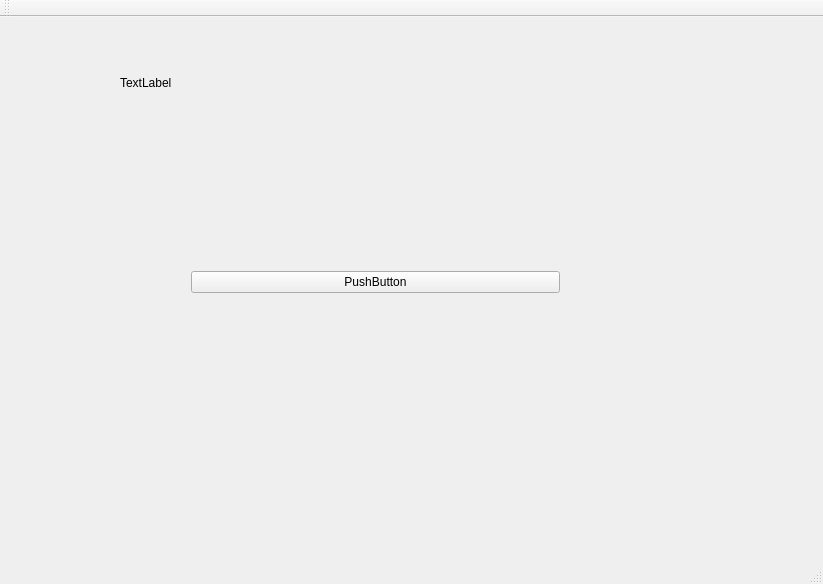
<?xml version="1.0" encoding="UTF-8"?>
<ui version="4.0">
 <class>MainWindow</class>
 <widget class="QMainWindow" name="MainWindow">
  <property name="geometry">
   <rect>
    <x>0</x>
    <y>0</y>
    <width>823</width>
    <height>584</height>
   </rect>
  </property>
  <property name="windowTitle">
   <string>MainWindow</string>
  </property>
  <widget class="QWidget" name="centralWidget">
   <widget class="QWidget" name="gridLayoutWidget">
    <property name="geometry">
     <rect>
      <x>180</x>
      <y>120</y>
      <width>391</width>
      <height>291</height>
     </rect>
    </property>
    <layout class="QGridLayout" name="gridLayout">
     <item row="0" column="0">
      <widget class="QPushButton" name="pushButton">
       <property name="text">
        <string>PushButton</string>
       </property>
      </widget>
     </item>
    </layout>
   </widget>
   <widget class="QLabel" name="label">
    <property name="geometry">
     <rect>
      <x>120</x>
      <y>40</y>
      <width>211</width>
      <height>51</height>
     </rect>
    </property>
    <property name="text">
     <string>TextLabel</string>
    </property>
   </widget>
  </widget>
  <widget class="QMenuBar" name="menuBar">
   <property name="geometry">
    <rect>
     <x>0</x>
     <y>0</y>
     <width>823</width>
     <height>26</height>
    </rect>
   </property>
  </widget>
  <widget class="QToolBar" name="mainToolBar">
   <attribute name="toolBarArea">
    <enum>TopToolBarArea</enum>
   </attribute>
   <attribute name="toolBarBreak">
    <bool>false</bool>
   </attribute>
  </widget>
  <widget class="QStatusBar" name="statusBar"/>
 </widget>
 <layoutdefault spacing="6" margin="11"/>
 <resources/>
 <connections/>
</ui>
